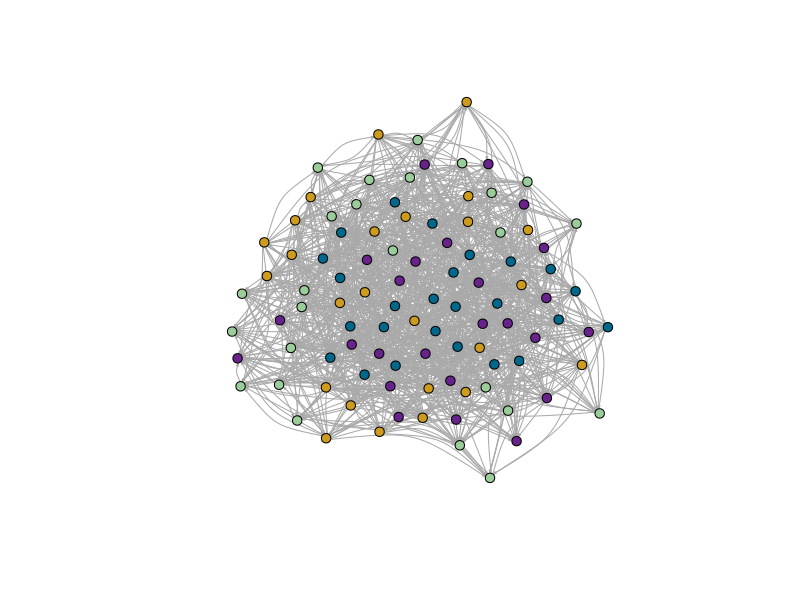

Reproduce this figure in R.
###########################################################################################################

# Simulate network with SBM and node-specific max degree

###########################################################################################################
# Load packages
library(igraph)

# Load function
simulate_SBM_max_degree <- function(n, block_sizes, block_probs, max_deg, block_assignments) {
  adj_matrix <- matrix(0, nrow = n, ncol = n)
  for (i in 1:n) {
    potential_out_edges <- setdiff(1:n, i)
    prob <- block_probs[block_assignments[i], block_assignments[potential_out_edges]]
    prob[is.na(prob)] <- 0
    out_edges <- sample(potential_out_edges, size = max_deg[i], replace = TRUE, prob = prob)
    adj_matrix[i, out_edges] <- 1
      }
  return(adj_matrix)
}

###########################################################################################################

# Specify the number of nodes and the number of blocks
N <- 100
num_blocks <- 4
block_sizes <- c(25, 25, 25, 25)

indiv <- data.frame(
			ID = 1:N, 
			block_assignments = rep(1:4, each=25)
				)

# Define maximum out-degree for each node
# Here we create a vector of max outdegrees for each block
# But you can just supply the vector of food return counts
food_returns <- c(rep(3, 25), rep(20, 25), rep(25, 25), rep(5, 25))
max_deg <- food_returns

# Specify the probability of a connection between each pair of blocks
# This is the probability of each block sharing with each other block
# e.g., think of block 1 as kids and they are very unlike to share
# row 2 could be young adults and they're likely to share most with children and elderly (i.e., elements 1 and 4 in that row)
# Need to play around with the probabilities
block_probs <- matrix(c(0.1, 0.6, 0.2, 0.1,
                        0.4, 0.05, 0.05, 0.4,
                        0.8, 0.1, 0.01, 0.8,
                        0.1, 0.5, 0.4, 0.1),
                      nrow = num_blocks, ncol = num_blocks)

# Generate the network
network <- simulate_SBM_max_degree(N, block_sizes, block_probs, max_deg, indiv$block_assignments)

# Given eventual changing block assignments (e.g., individuals age), should probably create a unique ID for individuals and match on that
g <- graph_from_adjacency_matrix(network)
V(g)$ID <- indiv$ID
V(g)$age_class <- indiv$block_assignments[match(V(g)$ID, indiv$ID)]
V(g)$colour[V(g)$age_class == 1] <- "darkseagreen3"
V(g)$colour[V(g)$age_class == 2] <- "goldenrod3"
V(g)$colour[V(g)$age_class == 3] <- "deepskyblue4"
V(g)$colour[V(g)$age_class == 4] <- "darkorchid4"

# Lets plot to see what the network looks like
# We'll colour by age class 
plot(g, edge.arrow.size=0.15, vertex.size=5,
      vertex.label = NA, vertex.color = V(g)$colour, edge.curved=0.4, layout = layout_nicely)
